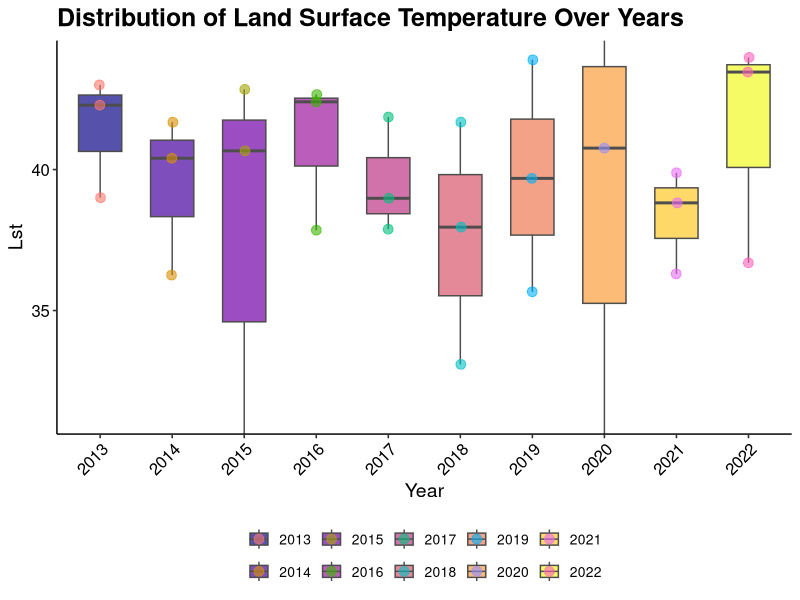
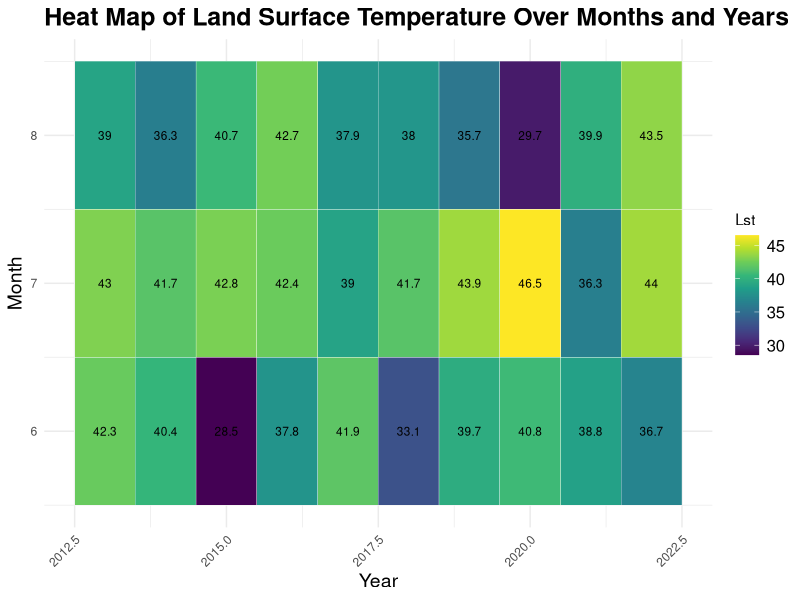
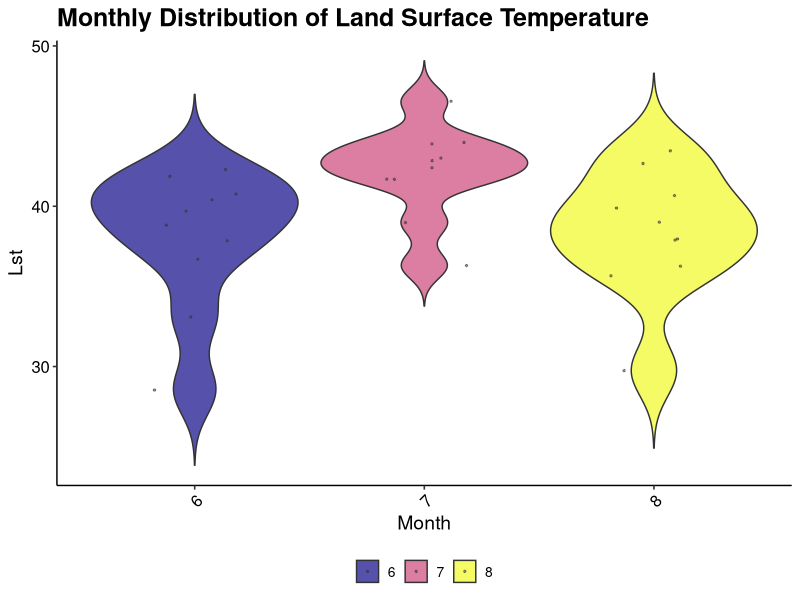

The R source for these figures, in order:
## ---- chunk 1
summer_data = read.csv("summer_data.csv")
## ---- chunk 2
library(ggplot2)
library(ggpubr)
ggplot(summer_data, aes(x = factor(Year), y = Lst, fill = factor(Year))) +
  geom_boxplot(outlier.shape = NA, width = 0.6, color = "gray30", alpha = 0.7) +
  geom_point(position = position_jitterdodge(jitter.width = 0.15), aes(color = factor(Year)), size = 3, alpha = 0.6) +
  labs(title = "Distribution of Land Surface Temperature Over Years",
       x = "Year",
       y = "Lst") +
  theme_pubr() +
  scale_fill_viridis_d(option = "C") +
  coord_cartesian(ylim = quantile(summer_data$Lst, c(0.05, 0.95))) +
  theme(axis.text.x = element_text(angle = 45, hjust = 1, vjust = 1),
        panel.grid.major.x = element_blank(),
        legend.position = "bottom",  # Legend at the bottom
        legend.title = element_blank(),
        legend.text = element_text(size = 10),
        plot.title = element_text(size = 18, face = "bold"),
        axis.title = element_text(size = 14),
        axis.text = element_text(size = 12))

## ---- chunk 3
my_color_scale <- scale_fill_gradientn(colors = viridis::viridis(10), 
                                       name = "Lst", 
                                       breaks = seq(25, 55, by = 5))

ggplot(summer_data, aes(x = Year, y = Month, fill = Lst)) +
  geom_tile(color = "white") +
  geom_text(aes(label = round(Lst, 1)), color = "black", size = 3) +  # Add temperature values
  labs(title = "Heat Map of Land Surface Temperature Over Months and Years",
       x = "Year",
       y = "Month") +
  my_color_scale +
  theme_minimal() +
  theme(axis.text.x = element_text(angle = 45, hjust = 1),
        axis.text.y = element_text(hjust = 1, vjust = 0.5),
        legend.position = "right",
        plot.title = element_text(size = 18, face = "bold"),
        axis.title = element_text(size = 14),
        legend.text = element_text(size = 12))
## ---- chunk 4
library(ggplot2)
library(ggpubr)

# Assuming you have loaded the summer_data dataset

ggplot(summer_data, aes(x = factor(Month), y = Lst, fill = factor(Month))) +
  geom_violin(trim = FALSE, scale = "width", alpha = 0.7) +
  geom_jitter(position = position_jitter(0.2), color = "gray20", size = 0.5, alpha = 0.5) +
  labs(title = "Monthly Distribution of Land Surface Temperature",
       x = "Month",
       y = "Lst") +
  theme_pubr() +
  scale_fill_viridis_d(option = "C") +
  theme(axis.text.x = element_text(angle = 45, hjust = 1, vjust = 1),
        panel.grid.major.x = element_blank(),
        legend.position = "bottom",
        legend.title = element_blank(),
        legend.text = element_text(size = 10),
        plot.title = element_text(size = 18, face = "bold"),
        axis.title = element_text(size = 14),
        axis.text = element_text(size = 12))
